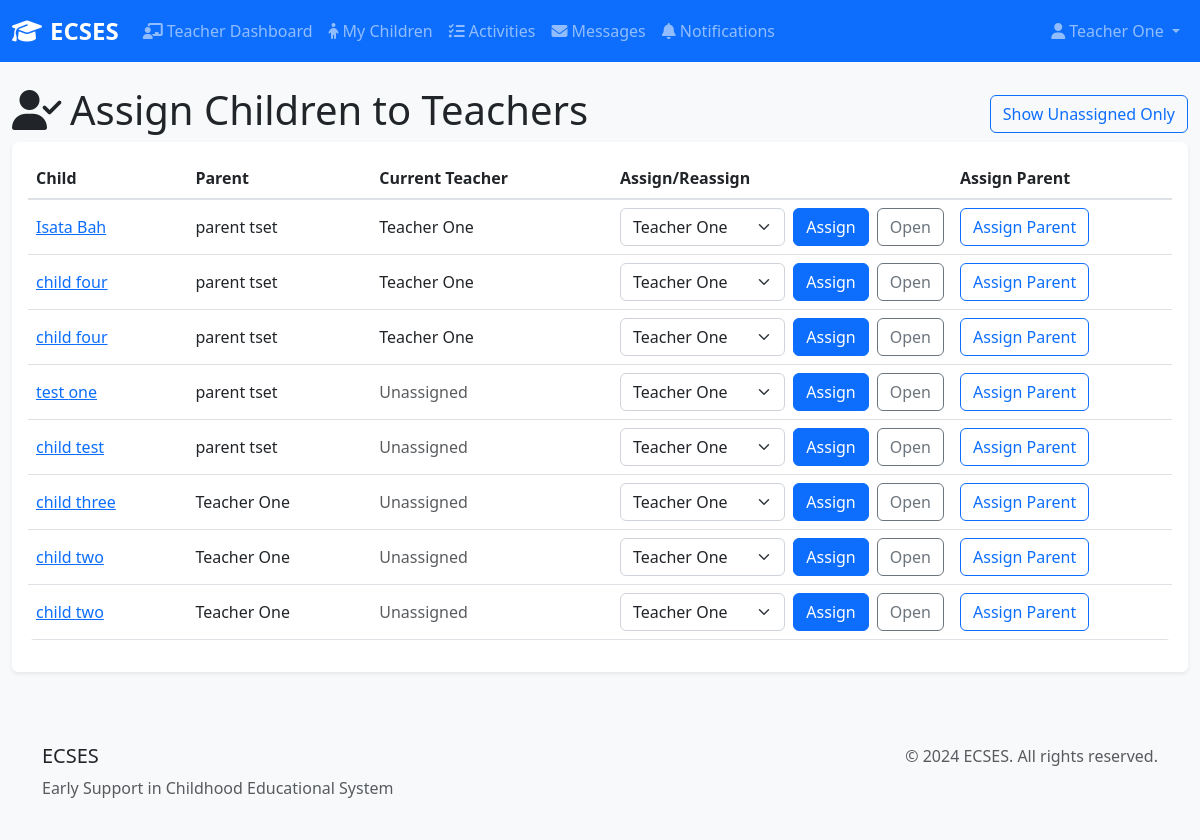
Page /earlycare/assignments/children/ (signed in) on the committed database.
### earlycare/models.py (models this page shows, shortened)
class Child(models.Model):
    GENDER_CHOICES = [
        ('M', 'Male'),
        ('F', 'Female'),
        ('O', 'Other'),
    ]
    first_name = models.CharField(max_length=100)
    last_name = models.CharField(max_length=100)
    date_of_birth = models.DateField()
    gender = models.CharField(max_length=1, choices=GENDER_CHOICES)
    parent = models.ForeignKey(User, on_delete=models.CASCADE, related_name='children')
    teacher = models.ForeignKey(User, on_delete=models.SET_NULL, null=True, blank=True, related_name='assigned_children', default=None)
    medical_conditions = models.TextField(blank=True, help_text="Any medical conditions or special needs")
    emergency_contact = models.CharField(max_length=100, blank=True)
    emergency_phone = models.CharField(max_length=15, blank=True)
    created_at = models.DateTimeField(auto_now_add=True)
    updated_at = models.DateTimeField(auto_now=True)
    is_active = models.BooleanField(default=True)
    class Meta:
        verbose_name = "Child"
        verbose_name_plural = "Children"
        ordering = ['last_name', 'first_name']

### earlycare/views.py (the view, shortened to what this page needs)
# urls.py: path('assignments/children/', views.child_assignments, name='child_assignments'),
@role_required('admin')
def child_assignments(request):
    from django.contrib.auth.models import User
    children = Child.objects.select_related('parent', 'teacher').order_by('last_name', 'first_name')
    filter_unassigned = request.GET.get('unassigned') == '1'
    if filter_unassigned:
        children = children.filter(teacher__isnull=True)
    teachers = User.objects.filter(userprofile__role='teacher').order_by('first_name', 'last_name')
    context = {
        'children': children,
        'teachers': teachers,
        'filter_unassigned': filter_unassigned,
        'recent_assignments': request.session.pop('recent_assignments', []),
    }
    return render(request, 'earlycare/child/assign_list.html', context)

### templates/earlycare/child/assign_list.html (shortened to what this page needs)
{% extends 'base.html' %}
{% block content %}
<div class="row mb-4">
  <div class="col-12 d-flex justify-content-between align-items-center">
    <h1><i class="fas fa-user-check me-2"></i>Assign Children to Teachers</h1>
    <a href="?unassigned=1" class="btn btn-outline-primary">Show Unassigned Only</a>
  </div>
  <div class="col-12">
    <div class="card">
      <div class="card-body">
        <div class="table-responsive">
          <table class="table align-middle">
            <thead>
              <tr>
                <th>Child</th>
                <th>Parent</th>
                <th>Current Teacher</th>
                <th style="width: 340px;">Assign/Reassign</th>
                <th style="width: 220px;">Assign Parent</th>
              </tr>
            </thead>
            <tbody>
              {% for c in children %}
              <tr>
                <td><a href="{% url 'earlycare:child_detail' c.id %}">{{ c.first_name }} {{ c.last_name }}</a></td>
                <td>{{ c.parent.get_full_name|default:c.parent.username }}</td>
                <td>{% if c.teacher %}{{ c.teacher.get_full_name|default:c.teacher.username }}{% else %}<span class="text-muted">Unassigned</span>{% endif %}</td>
                <td>
                  <form method="post" class="d-flex gap-2">
                    <select name="teacher_id" class="form-select">
                      {% for t in teachers %}
                      <option value="{{ t.id }}" {% if c.teacher and c.teacher.id == t.id %}selected{% endif %}>{{ t.get_full_name|default:t.username }}</option>
                      {% endfor %}
                    </select>
                    <button type="submit" class="btn btn-primary">Assign</button>
                    <a href="{% url 'earlycare:assign_teacher' c.id %}" class="btn btn-outline-secondary">Open</a>
                  </form>
                </td>
                <td>
                  <a href="{% url 'earlycare:assign_parent' c.id %}" class="btn btn-outline-primary">Assign Parent</a>
                </td>
              </tr>
              {% empty %}
              <tr><td colspan="4" class="text-center text-muted py-4">No children found.</td></tr>
              {% endfor %}
            </tbody>
          </table>
        </div>
      </div>
    </div>
  </div>
</div>
{% endblock %}

### templates/base.html (shortened to what this page needs)
{% load static %}
<!DOCTYPE html>
<html lang="en">
<head>
    <link href="https://cdn.jsdelivr.net/npm/bootstrap@5.3.0/dist/css/bootstrap.min.css" rel="stylesheet">
    <link href="https://cdnjs.cloudflare.com/ajax/libs/font-awesome/6.4.0/css/all.min.css" rel="stylesheet">
    <link href="{% static 'css/styles.css' %}" rel="stylesheet">
</head>
<body>
    <nav class="navbar navbar-expand-lg navbar-dark bg-primary">
        <div class="container-fluid">
            <a class="navbar-brand" href="{% url 'home' %}">
                <i class="fas fa-graduation-cap me-2"></i>ECSES
            </a>
            {% if user.is_authenticated %}
            <div class="collapse navbar-collapse" id="navbarNav">
                <ul class="navbar-nav me-auto">
                    {% if user.is_superuser or user.userprofile.role == 'admin' %}
                        <li class="nav-item">
                            <a class="nav-link" href="{% url 'admin_dashboard' %}">
                                <i class="fas fa-tachometer-alt me-1"></i>Admin Dashboard
                            </a>
                        </li>
                        <li class="nav-item">
                            <a class="nav-link" href="{% url 'connecthub:user_management' %}">
                                <i class="fas fa-users me-1"></i>User Management
                            </a>
                        </li>
                    {% elif user.userprofile.role == 'teacher' %}
                        <li class="nav-item">
                            <a class="nav-link" href="{% url 'teacher_dashboard' %}">
                                <i class="fas fa-chalkboard-teacher me-1"></i>Teacher Dashboard
                            </a>
                        </li>
                        <li class="nav-item">
                            <a class="nav-link" href="{% url 'earlycare:child_list' %}">
                                <i class="fas fa-child me-1"></i>My Children
                            </a>
                        </li>
                        <li class="nav-item">
                            <a class="nav-link" href="{% url 'learnlytics:activity_list' %}">
                                <i class="fas fa-tasks me-1"></i>Activities
                            </a>
                        </li>
                    {% endif %}
                    <li class="nav-item">
                        <a class="nav-link" href="{% url 'connecthub:inbox' %}">
                            <i class="fas fa-envelope me-1"></i>Messages
                        </a>
                    </li>
                    <li class="nav-item">
                        <a class="nav-link" href="{% url 'connecthub:notifications' %}">
                            <i class="fas fa-bell me-1"></i>Notifications
                        </a>
                    </li>
                </ul>
                <ul class="navbar-nav">
                    <li class="nav-item dropdown">
                        <a class="nav-link dropdown-toggle" href="#" id="navbarDropdown" role="button" data-bs-toggle="dropdown">
                            <i class="fas fa-user me-1"></i>{{ user.get_full_name|default:user.username }}
                        </a>
                    </li>
                </ul>
            </div>
            {% endif %}
        </div>
    </nav>
    <main class="container-fluid mt-4">
        {% block content %}{% endblock %}
    </main>
    <footer class="bg-light mt-5 py-4">
        <div class="container">
            <div class="row">
                <div class="col-md-6">
                    <h5>ECSES</h5>
                    <p class="text-muted">Early Support in Childhood Educational System</p>
                </div>
                <div class="col-md-6 text-end">
                    <p class="text-muted">&copy; 2024 ECSES. All rights reserved.</p>
                </div>
            </div>
        </div>
    </footer>
</body>
</html>

### static/css/styles.css (style rules this page uses)
body { font-family: 'Segoe UI', Tahoma, Geneva, Verdana, sans-serif; background-color: #f8f9fa; }
.navbar-brand { font-weight: bold; font-size: 1.5rem; }
.card { border: none; box-shadow: 0 0.125rem 0.25rem rgba(0, 0, 0, 0.075); transition: box-shadow 0.15s ease-in-out; }
.btn { border-radius: 0.375rem; font-weight: 500; }
.form-control, .form-select { border-radius: 0.375rem; border: 1px solid #ced4da; }
.table { border-radius: 0.375rem; overflow: hidden; }
.table thead th { border-bottom: 2px solid #dee2e6; font-weight: 600; }

### rows in the picture
Child: first_name "Isata", last_name "Bah", parent.get_full_name "parent tset", teacher.get_full_name "Teacher One", teacher_id "Teacher One"
Child: first_name "child", last_name "four", parent.get_full_name "parent tset", teacher.get_full_name "Teacher One", teacher_id "Teacher One"
Child: first_name "child", last_name "four", parent.get_full_name "parent tset", teacher.get_full_name "Teacher One", teacher_id "Teacher One"
Child: first_name "test", last_name "one", parent.get_full_name "parent tset", shows "Unassigned"
Child: first_name "child", last_name "test", parent.get_full_name "parent tset", shows "Unassigned"
Child: first_name "child", last_name "three", parent.get_full_name "Teacher One", shows "Unassigned"
Child: first_name "child", last_name "two", parent.get_full_name "Teacher One", shows "Unassigned"
Child: first_name "child", last_name "two", parent.get_full_name "Teacher One", shows "Unassigned"

### other values in the picture
{{ user.get_full_name|default:user.username }} "Teacher One"
form field teacher_id "Teacher One"
